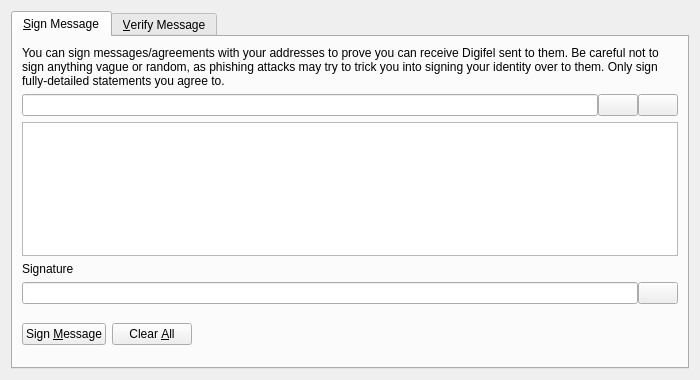
<?xml version="1.0" encoding="UTF-8"?>
<ui version="4.0">
 <class>SignVerifyMessageDialog</class>
 <widget class="QDialog" name="SignVerifyMessageDialog">
  <property name="geometry">
   <rect>
    <x>0</x>
    <y>0</y>
    <width>700</width>
    <height>380</height>
   </rect>
  </property>
  <property name="windowTitle">
   <string>Signatures - Sign / Verify a Message</string>
  </property>
  <property name="modal">
   <bool>true</bool>
  </property>
  <layout class="QVBoxLayout" name="verticalLayout">
   <item>
    <widget class="QTabWidget" name="tabWidget">
     <property name="currentIndex">
      <number>0</number>
     </property>
     <widget class="QWidget" name="tabSignMessage">
      <attribute name="title">
       <string>&amp;Sign Message</string>
      </attribute>
      <layout class="QVBoxLayout" name="verticalLayout_SM">
       <item>
        <widget class="QLabel" name="infoLabel_SM">
         <property name="text">
          <string>You can sign messages/agreements with your addresses to prove you can receive Digifel sent to them. Be careful not to sign anything vague or random, as phishing attacks may try to trick you into signing your identity over to them. Only sign fully-detailed statements you agree to.</string>
         </property>
         <property name="textFormat">
          <enum>Qt::PlainText</enum>
         </property>
         <property name="wordWrap">
          <bool>true</bool>
         </property>
        </widget>
       </item>
       <item>
        <layout class="QHBoxLayout" name="horizontalLayout_1_SM">
         <property name="spacing">
          <number>0</number>
         </property>
         <item>
          <widget class="QValidatedLineEdit" name="addressIn_SM">
           <property name="toolTip">
            <string>The Digifel address to sign the message with</string>
           </property>
          </widget>
         </item>
         <item>
          <widget class="QPushButton" name="addressBookButton_SM">
           <property name="toolTip">
            <string>Choose previously used address</string>
           </property>
           <property name="text">
            <string/>
           </property>
           <property name="shortcut">
            <string>Alt+A</string>
           </property>
           <property name="autoDefault">
            <bool>false</bool>
           </property>
          </widget>
         </item>
         <item>
          <widget class="QPushButton" name="pasteButton_SM">
           <property name="toolTip">
            <string>Paste address from clipboard</string>
           </property>
           <property name="text">
            <string/>
           </property>
           <property name="shortcut">
            <string>Alt+P</string>
           </property>
           <property name="autoDefault">
            <bool>false</bool>
           </property>
          </widget>
         </item>
        </layout>
       </item>
       <item>
        <widget class="QPlainTextEdit" name="messageIn_SM">
         <property name="toolTip">
          <string>Enter the message you want to sign here</string>
         </property>
        </widget>
       </item>
       <item>
        <widget class="QLabel" name="signatureLabel_SM">
         <property name="text">
          <string>Signature</string>
         </property>
         <property name="textFormat">
          <enum>Qt::PlainText</enum>
         </property>
        </widget>
       </item>
       <item>
        <layout class="QHBoxLayout" name="horizontalLayout_2_SM">
         <property name="spacing">
          <number>0</number>
         </property>
         <item>
          <widget class="QLineEdit" name="signatureOut_SM">
           <property name="font">
            <font>
             <italic>true</italic>
            </font>
           </property>
           <property name="readOnly">
            <bool>true</bool>
           </property>
          </widget>
         </item>
         <item>
          <widget class="QPushButton" name="copySignatureButton_SM">
           <property name="toolTip">
            <string>Copy the current signature to the system clipboard</string>
           </property>
           <property name="text">
            <string/>
           </property>
           <property name="autoDefault">
            <bool>false</bool>
           </property>
          </widget>
         </item>
        </layout>
       </item>
       <item>
        <layout class="QHBoxLayout" name="horizontalLayout_3_SM">
         <item>
          <widget class="QPushButton" name="signMessageButton_SM">
           <property name="toolTip">
            <string>Sign the message to prove you own this Digifel address</string>
           </property>
           <property name="text">
            <string>Sign &amp;Message</string>
           </property>
           <property name="autoDefault">
            <bool>false</bool>
           </property>
          </widget>
         </item>
         <item>
          <widget class="QPushButton" name="clearButton_SM">
           <property name="toolTip">
            <string>Reset all sign message fields</string>
           </property>
           <property name="text">
            <string>Clear &amp;All</string>
           </property>
           <property name="autoDefault">
            <bool>false</bool>
           </property>
          </widget>
         </item>
         <item>
          <spacer name="horizontalSpacer_1_SM">
           <property name="orientation">
            <enum>Qt::Horizontal</enum>
           </property>
           <property name="sizeHint" stdset="0">
            <size>
             <width>40</width>
             <height>48</height>
            </size>
           </property>
          </spacer>
         </item>
         <item>
          <widget class="QLabel" name="statusLabel_SM">
           <property name="font">
            <font>
             <weight>75</weight>
             <bold>true</bold>
            </font>
           </property>
           <property name="text">
            <string/>
           </property>
           <property name="wordWrap">
            <bool>true</bool>
           </property>
          </widget>
         </item>
         <item>
          <spacer name="horizontalSpacer_2_SM">
           <property name="orientation">
            <enum>Qt::Horizontal</enum>
           </property>
           <property name="sizeHint" stdset="0">
            <size>
             <width>40</width>
             <height>48</height>
            </size>
           </property>
          </spacer>
         </item>
        </layout>
       </item>
      </layout>
     </widget>
     <widget class="QWidget" name="tabVerifyMessage">
      <attribute name="title">
       <string>&amp;Verify Message</string>
      </attribute>
      <layout class="QVBoxLayout" name="verticalLayout_VM">
       <item>
        <widget class="QLabel" name="infoLabel_VM">
         <property name="text">
          <string>Enter the receiver's address, message (ensure you copy line breaks, spaces, tabs, etc. exactly) and signature below to verify the message. Be careful not to read more into the signature than what is in the signed message itself, to avoid being tricked by a man-in-the-middle attack. Note that this only proves the signing party receives with the address, it cannot prove sendership of any transaction!</string>
         </property>
         <property name="textFormat">
          <enum>Qt::PlainText</enum>
         </property>
         <property name="alignment">
          <set>Qt::AlignLeading|Qt::AlignLeft|Qt::AlignTop</set>
         </property>
         <property name="wordWrap">
          <bool>true</bool>
         </property>
        </widget>
       </item>
       <item>
        <layout class="QHBoxLayout" name="horizontalLayout_1_VM">
         <property name="spacing">
          <number>0</number>
         </property>
         <item>
          <widget class="QValidatedLineEdit" name="addressIn_VM">
           <property name="toolTip">
            <string>The Digifel address the message was signed with</string>
           </property>
          </widget>
         </item>
         <item>
          <widget class="QPushButton" name="addressBookButton_VM">
           <property name="toolTip">
            <string>Choose previously used address</string>
           </property>
           <property name="text">
            <string/>
           </property>
           <property name="shortcut">
            <string>Alt+A</string>
           </property>
           <property name="autoDefault">
            <bool>false</bool>
           </property>
          </widget>
         </item>
        </layout>
       </item>
       <item>
        <widget class="QPlainTextEdit" name="messageIn_VM"/>
       </item>
       <item>
        <widget class="QValidatedLineEdit" name="signatureIn_VM"/>
       </item>
       <item>
        <layout class="QHBoxLayout" name="horizontalLayout_2_VM">
         <item>
          <widget class="QPushButton" name="verifyMessageButton_VM">
           <property name="toolTip">
            <string>Verify the message to ensure it was signed with the specified Digifel address</string>
           </property>
           <property name="text">
            <string>Verify &amp;Message</string>
           </property>
           <property name="autoDefault">
            <bool>false</bool>
           </property>
          </widget>
         </item>
         <item>
          <widget class="QPushButton" name="clearButton_VM">
           <property name="toolTip">
            <string>Reset all verify message fields</string>
           </property>
           <property name="text">
            <string>Clear &amp;All</string>
           </property>
           <property name="autoDefault">
            <bool>false</bool>
           </property>
          </widget>
         </item>
         <item>
          <spacer name="horizontalSpacer_1_VM">
           <property name="orientation">
            <enum>Qt::Horizontal</enum>
           </property>
           <property name="sizeHint" stdset="0">
            <size>
             <width>40</width>
             <height>48</height>
            </size>
           </property>
          </spacer>
         </item>
         <item>
          <widget class="QLabel" name="statusLabel_VM">
           <property name="font">
            <font>
             <weight>75</weight>
             <bold>true</bold>
            </font>
           </property>
           <property name="text">
            <string/>
           </property>
           <property name="wordWrap">
            <bool>true</bool>
           </property>
          </widget>
         </item>
         <item>
          <spacer name="horizontalSpacer_2_VM">
           <property name="orientation">
            <enum>Qt::Horizontal</enum>
           </property>
           <property name="sizeHint" stdset="0">
            <size>
             <width>40</width>
             <height>48</height>
            </size>
           </property>
          </spacer>
         </item>
        </layout>
       </item>
      </layout>
     </widget>
    </widget>
   </item>
  </layout>
 </widget>
 <customwidgets>
  <customwidget>
   <class>QValidatedLineEdit</class>
   <extends>QLineEdit</extends>
   <header>qvalidatedlineedit.h</header>
  </customwidget>
 </customwidgets>
 <resources>
  <include location="../digifel.qrc"/>
 </resources>
 <connections/>
</ui>
